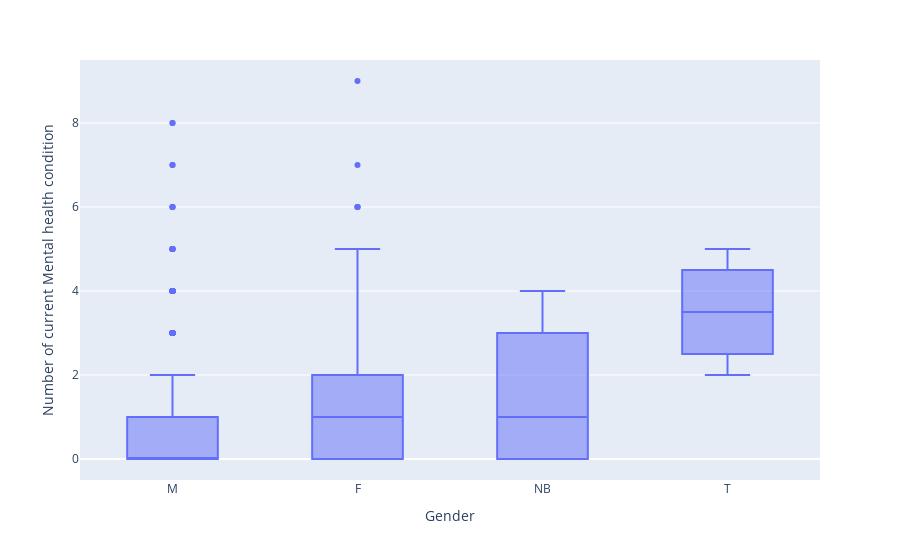

Notebook source saved alongside this figure:
### Code cell
fig = px.box(an, x="Gender", y='Number of current Mental health condition')
 
fig.show()
# fig = px.pie(an, values='How willing would you be to share with friends and family that you have a mental illness?', names=x ) 
 
# # showing the plot
# fig.show()

### Figure 1 — Plotly figure (JSON) as saved in the notebook; plotly's stock layout.template omitted (floating-point values rounded to 4 significant figures; data arrays with more than 128 entries replaced by an {"elided": "..."} marker saying what was removed)
{"data": [{"alignmentgroup": "True", "hovertemplate": "Gender=%{x}<br>Number of current Mental health condition=%{y}<extra></extra>", "legendgroup": "", "marker": {"color": "#636efa"}, "name": "", "notched": false, "offsetgroup": "", "orientation": "v", "showlegend": false, "type": "box", "x": {"elided": "1433 str values"}, "x0": " ", "xaxis": "x", "y": {"elided": "1433 int values"}, "y0": " ", "yaxis": "y"}], "layout": {"boxmode": "group", "legend": {"tracegroupgap": 0}, "margin": {"t": 60}, "xaxis": {"anchor": "y", "domain": [0, 1], "title": {"text": "Gender"}}, "yaxis": {"anchor": "x", "domain": [0, 1], "title": {"text": "Number of current Mental health condition"}}}}
